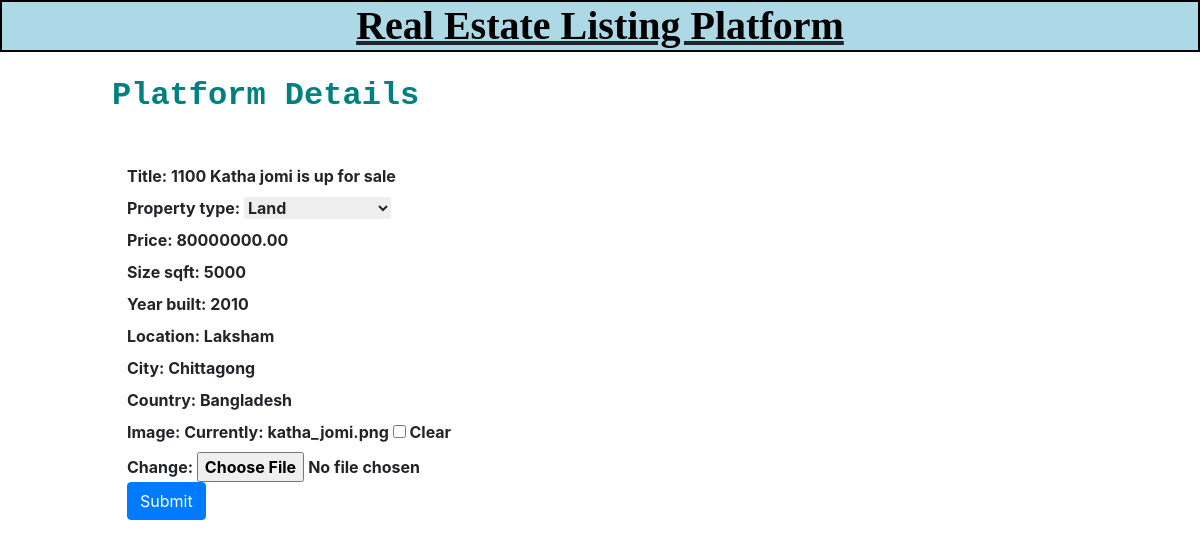
Page /platforms/update-platform/4 on the committed database.
### platforms/models.py (models this page shows, shortened)
class Platform(models.Model):
    property_type_choices = [
        ('Residential', 'Residential'),
        ('Commercial', 'Commercial'),
        ('Land', 'Land'),
        ('Industrial', 'Industrial'),
        ('Special Purpose', 'Special Purpose')
    ]
    title = models.CharField(max_length=100)
    property_type = models.CharField(max_length=20, choices=property_type_choices)
    price = models.DecimalField(max_digits=10, decimal_places=2)
    size_sqft = models.PositiveIntegerField()
    year_built = models.PositiveIntegerField()
    location = models.CharField(max_length=100)
    city = models.CharField(max_length=50)
    country = models.CharField(max_length=50)
    listed_date = models.DateField(auto_now_add=True)
    image = models.ImageField(default='fallback.png', blank=True)

### platforms/views.py (the view)
# urls.py: path('update-platform/<int:p_id>', views.update_platform, name='update-platform'),
def update_platform(request, p_id):
    p = Platform.objects.get(pk=p_id)
    if request.method == "GET":
        form = forms.PlatformForm(request.GET or None, instance=p)
        if form.is_valid():
            form.save()
            return redirect("home")
    else:
        form = forms.PlatformForm(instance=p)
    return render(request, 'forms.html', {
        "form": form
    })

### platforms/forms.py
class PlatformForm(forms.ModelForm):
    class Meta:
        model = Platform
        fields = '__all__'

### templates/forms.html (shortened to what this page needs)
<!DOCTYPE html>
<html lang="en">
{% extends "home.html" %}
{% block content %}
<head>
</head>
<body><b>
 <h1 class="text-4xl text-gray-900"  style="color:Teal; font-family:courier; font-size:200%;">Platform Details</h1></b>
<div class="container mt-4">
<form method = "GET" enctype="multipart/form-data">
<br>
    <b>
    {{ form.as_p }}</b>
    <button type = "submit" value = "OK" class="btn btn-primary"> Submit</button>
</form>
{% endblock %}

### rows in the picture
Platform: title "1100 Katha jomi is up for sale", property_type "Land", price "80000000.00", size_sqft "5000", year_built "2010", location "Laksham", city "Chittagong", country "Bangladesh"
